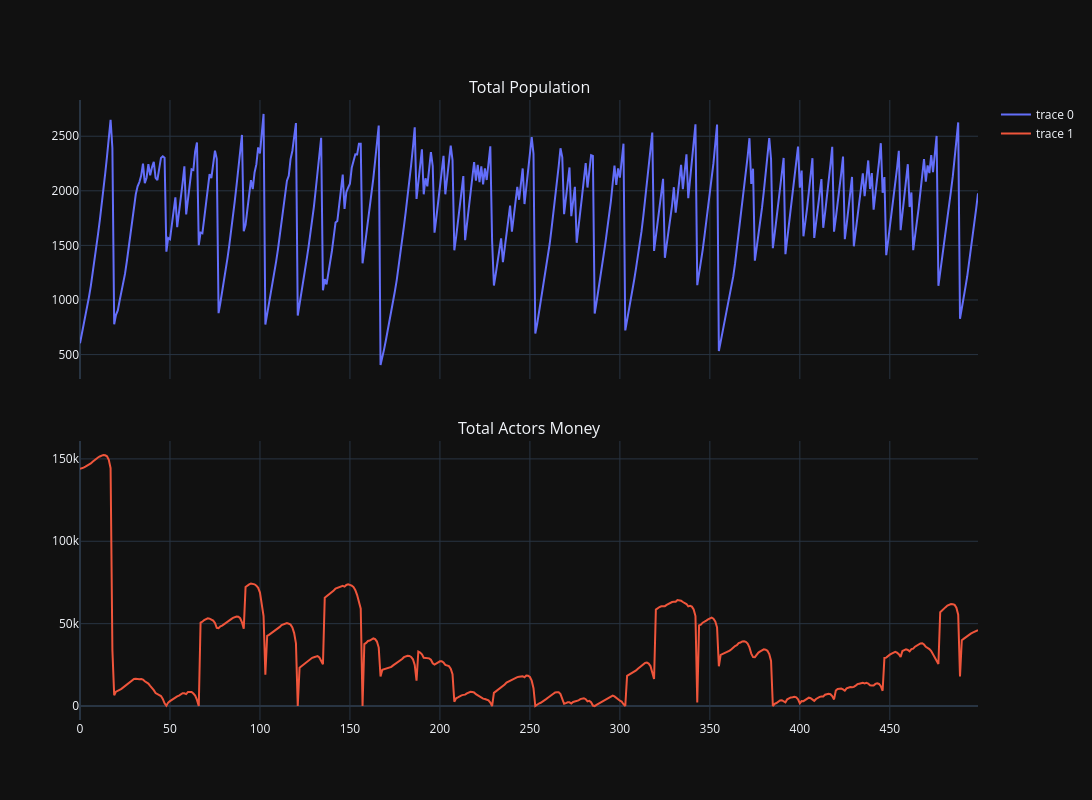

Here is the notebook cell this chart was saved with:
### Code cell
fig = make_subplots(rows=2, cols=1, shared_xaxes=True, vertical_spacing=0.1, subplot_titles=("Total Population", "Total Actors Money"))
fig.add_trace(go.Scatter(x=df["Day"],y=df["Total Population"]),row=1, col=1)
fig.add_trace(go.Scatter(x=df["Day"],y=df["Total Actors Money"]),row=2, col=1)

fig.update_layout(width=1200, height=800)

fig.show()

### Figure 1 — Plotly figure (JSON) as saved in the notebook; plotly's stock layout.template omitted (floating-point values rounded to 4 significant figures; data arrays with more than 128 entries replaced by an {"elided": "..."} marker saying what was removed)
{"data": [{"x": {"elided": "500 int values"}, "y": {"elided": "500 int values"}, "type": "scatter", "xaxis": "x", "yaxis": "y"}, {"x": {"elided": "500 int values"}, "y": {"elided": "500 float values"}, "type": "scatter", "xaxis": "x2", "yaxis": "y2"}], "layout": {"xaxis": {"anchor": "y", "domain": [0.0, 1.0], "matches": "x2", "showticklabels": false}, "yaxis": {"anchor": "x", "domain": [0.55, 1.0]}, "xaxis2": {"anchor": "y2", "domain": [0.0, 1.0]}, "yaxis2": {"anchor": "x2", "domain": [0.0, 0.45]}, "annotations": [{"font": {"size": 16}, "showarrow": false, "text": "Total Population", "x": 0.5, "xanchor": "center", "xref": "paper", "y": 1.0, "yanchor": "bottom", "yref": "paper"}, {"font": {"size": 16}, "showarrow": false, "text": "Total Actors Money", "x": 0.5, "xanchor": "center", "xref": "paper", "y": 0.45, "yanchor": "bottom", "yref": "paper"}], "width": 1200, "height": 800}}
